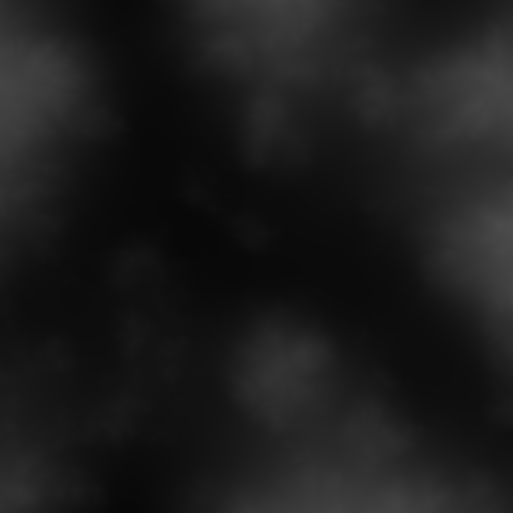
#> input picture Height Map PNG.png, 1025 x 1025 px (shown at 1/2 size); its folder holds only this picture in this run
$ python -i maps.py   (imports and definitions only)
#> lines starting #> are read from the running program, lines starting #| are printed output that depends on the picture
"""maps.py - the starting terrain: a heightmap PNG or a generated noise map,
as heights from 0 to 255.
"""

from pathlib import Path

import numpy as np
from PIL import Image
from scipy.ndimage import gaussian_filter, zoom

import config
sigma = 2 # for smoothing the pngs by averaging the pixels around each point
# [6 lines not run here, left out]

GENERATED = 'Generated (noise)'      # the name of the "make one" option in the menu


def map_names():
    """The options for the menu: every map in config.MAPS, then the generated one."""
    return list(config.MAPS) + [GENERATED]


def find_file(name):
    """Find a file by name in this folder or any folder inside it (e.g. maps/)."""
    if Path(name).exists():
        return Path(name)
    found = list(Path('.').glob('**/' + name))
    if not found:
        raise FileNotFoundError(f'cannot find {name} - check the name in config.MAPS')
    return found[0]


def load_heightmap(filename, size=None):
    """Read a heightmap PNG as heights, resized to size x size points (config.GRID_SIZE),
    whatever size the PNG is. (Same orientation as Ursina's Terrain.)"""
#> called with filename = 'Height Map PNG.png'
    size = size or config.GRID_SIZE
    img = Image.open(find_file(filename)).convert('L')     # greyscale: 0 = low, 255 = high
    if img.size != (size, size):
        img = img.resize([size, size], Image.LANCZOS)
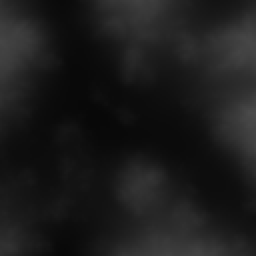
#> img: PIL image 128x128 L (shown 2 times larger); min 7, max 75, mean 27.7
    heights = np.asarray(img).astype(float)
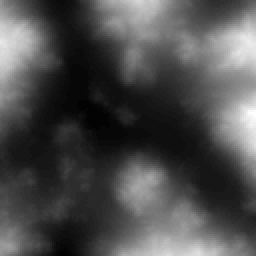
#> heights: shape (128, 128) float64 (shown 2 times larger); min 7, max 75, mean 27.7; drawn with min black and max white
    heights = np.swapaxes(np.flip(heights, axis=0), 0, 1)     # same orientation as Ursina uses
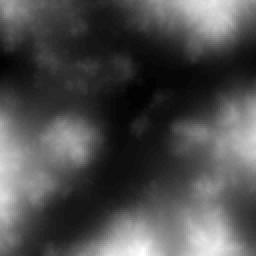
#> heights: shape (128, 128) float64 (shown 2 times larger); min 7, max 75, mean 27.7; drawn with min black and max white
    return gaussian_filter(heights, sigma=sigma)      # smooth out the jagged edges of a PNG


def stand_in_noise(seed, size=64, octaves=5):
    """BASIC BACKUP generator, used only if the noise package (for noise_map.py) isn't installed."""
    rng = np.random.default_rng(seed)
    h = np.zeros((size, size))
    for octave in range(octaves):
        cells = 2 ** (octave + 1) + 1                   # 3, 5, 9, 17, 33 random points across
        coarse = rng.random((cells, cells))
        h += zoom(coarse, size / cells, order=3)[:size, :size] / 2 ** octave   # smaller = weaker
    return h


def generate_heights(seed, res = 128, frequency=1.5, octaves=2):
    """A generated map, the same size as a loaded one (config.GRID_SIZE points across)."""
    size = res
    if create_heightmap is not None:
        h = create_heightmap(seed, width=size, height=size, frequency=frequency,
                             octaves=octaves)
        h = np.swapaxes(np.flip(h, axis=0), 0, 1)      # same orientation as a loaded PNG
    else:
        h = stand_in_noise(seed, size, octaves)
    gaussian_filter(h, sigma=sigma, output=h)      # smooth out the jagged edges of a PNG
    h = h - h.min()
    return h / max(h.max(), 1e-9) * 255


def preview_image(heights):
    """Heights -> a greyscale picture (for the menu preview)."""
    picture = np.flip(np.swapaxes(heights, 0, 1), axis=0)      # undo the Ursina orientation
    return Image.fromarray(picture.clip(0, 255).astype(np.uint8))

>>> result = load_heightmap('Height Map PNG.png')
